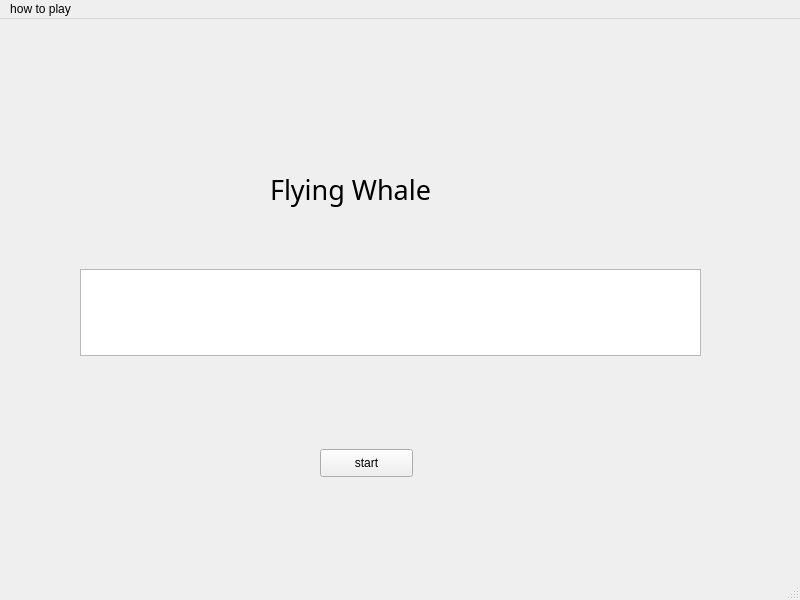
<?xml version="1.0" encoding="UTF-8"?>
<ui version="4.0">
 <class>MainWindow</class>
 <widget class="QMainWindow" name="MainWindow">
  <property name="geometry">
   <rect>
    <x>0</x>
    <y>0</y>
    <width>800</width>
    <height>600</height>
   </rect>
  </property>
  <property name="windowTitle">
   <string>MainWindow</string>
  </property>
  <widget class="QWidget" name="centralwidget">
   <widget class="QLabel" name="label">
    <property name="geometry">
     <rect>
      <x>270</x>
      <y>140</y>
      <width>221</width>
      <height>61</height>
     </rect>
    </property>
    <property name="font">
     <font>
      <family>微软雅黑</family>
      <pointsize>20</pointsize>
     </font>
    </property>
    <property name="text">
     <string>Flying Whale</string>
    </property>
   </widget>
   <widget class="QPushButton" name="pushButton">
    <property name="geometry">
     <rect>
      <x>320</x>
      <y>430</y>
      <width>93</width>
      <height>28</height>
     </rect>
    </property>
    <property name="text">
     <string>start</string>
    </property>
   </widget>
   <widget class="QLabel" name="label_2">
    <property name="geometry">
     <rect>
      <x>160</x>
      <y>240</y>
      <width>171</width>
      <height>41</height>
     </rect>
    </property>
    <property name="text">
     <string/>
    </property>
   </widget>
   <widget class="QTextEdit" name="textEdit">
    <property name="geometry">
     <rect>
      <x>80</x>
      <y>250</y>
      <width>621</width>
      <height>87</height>
     </rect>
    </property>
   </widget>
  </widget>
  <widget class="QMenuBar" name="menubar">
   <property name="geometry">
    <rect>
     <x>0</x>
     <y>0</y>
     <width>800</width>
     <height>26</height>
    </rect>
   </property>
   <widget class="QMenu" name="menu">
    <property name="title">
     <string>how to play</string>
    </property>
    <addaction name="actionhelp"/>
    <addaction name="actionthe_story_of_whale"/>
   </widget>
   <addaction name="menu"/>
  </widget>
  <widget class="QStatusBar" name="statusbar"/>
  <action name="actionrules">
   <property name="text">
    <string>rules</string>
   </property>
  </action>
  <action name="actionhelp">
   <property name="text">
    <string>help  </string>
   </property>
  </action>
  <action name="actionthe_story_of_whale">
   <property name="text">
    <string>the story of whale</string>
   </property>
  </action>
 </widget>
 <resources/>
 <connections/>
</ui>
